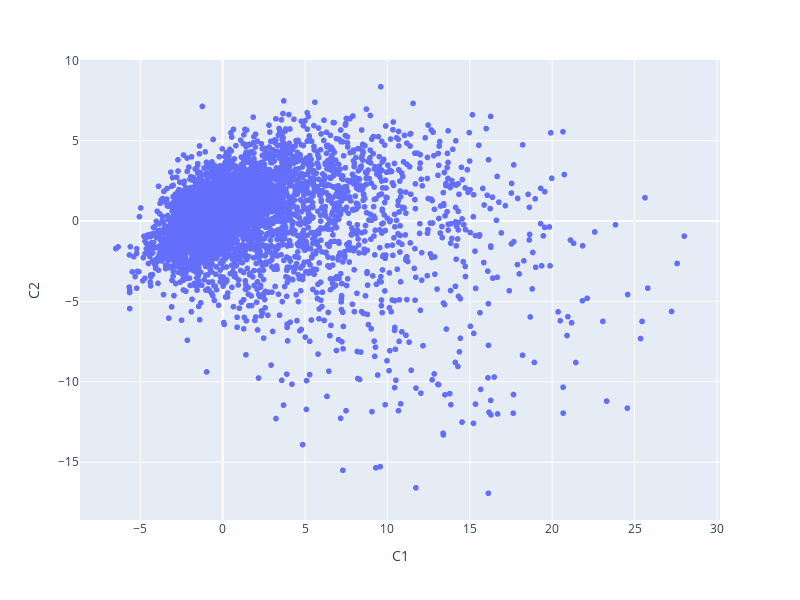

The code cell stored with this chart in its notebook:
### Code cell
fig = px.scatter(films, x='C1', y='C2', hover_name='title')

fig.update_layout(
    width=800,  
    height=600,  
    legend=dict(
        orientation="h",  
        yanchor="top",    
        y=-0.2,          
        xanchor="center", 
        x=0.5,
        title='PCA embeddings movies'           
    )
)

fig.show()

### Figure 1 — Plotly figure (JSON) as saved in the notebook; plotly's stock layout.template omitted (floating-point values rounded to 4 significant figures; data arrays with more than 128 entries replaced by an {"elided": "..."} marker saying what was removed)
{"data": [{"hovertemplate": "<b>%{hovertext}</b><br><br>C1=%{x}<br>C2=%{y}<extra></extra>", "hovertext": {"elided": "9724 str values"}, "legendgroup": "", "marker": {"color": "#636efa", "symbol": "circle"}, "mode": "markers", "name": "", "showlegend": false, "type": "scattergl", "x": {"elided": "9724 float values"}, "xaxis": "x", "y": {"elided": "9724 float values"}, "yaxis": "y"}], "layout": {"height": 600, "legend": {"orientation": "h", "title": {"text": "PCA embeddings movies"}, "tracegroupgap": 0, "x": 0.5, "xanchor": "center", "y": -0.2, "yanchor": "top"}, "margin": {"t": 60}, "width": 800, "xaxis": {"anchor": "y", "domain": [0, 1], "title": {"text": "C1"}}, "yaxis": {"anchor": "x", "domain": [0, 1], "title": {"text": "C2"}}}}
